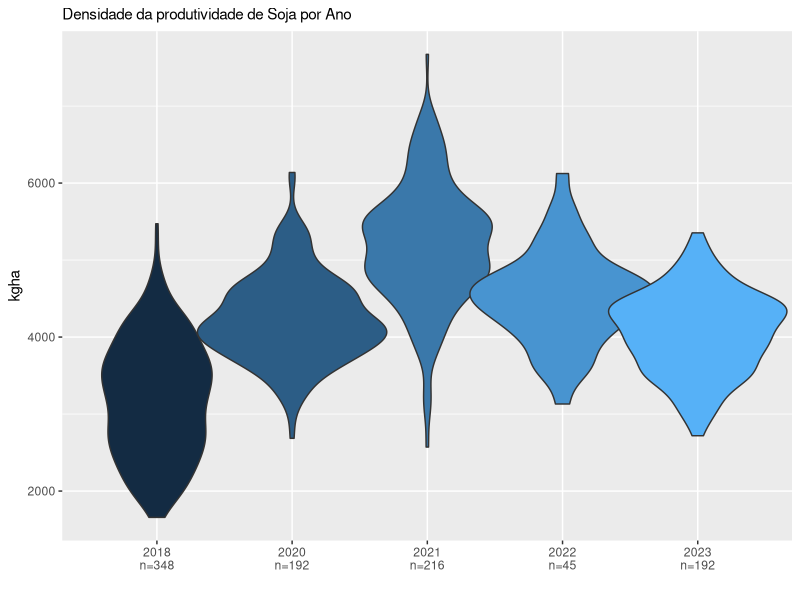
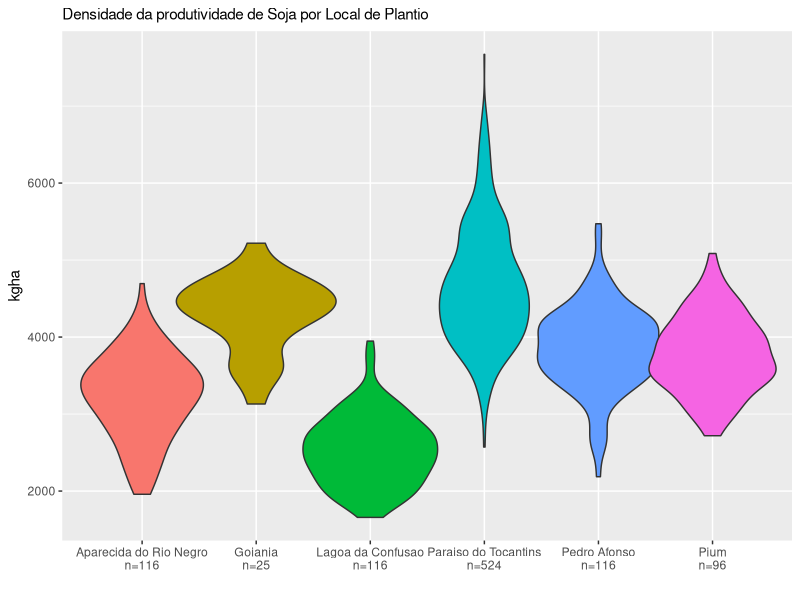
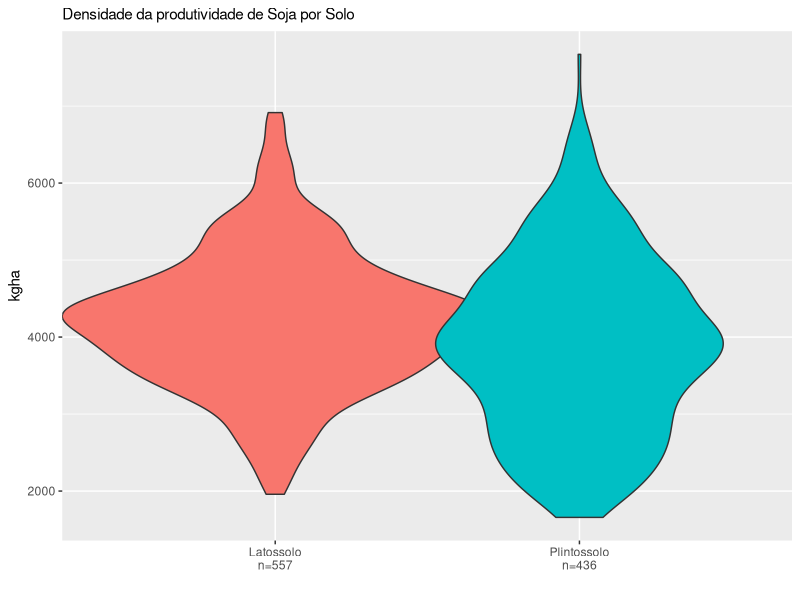
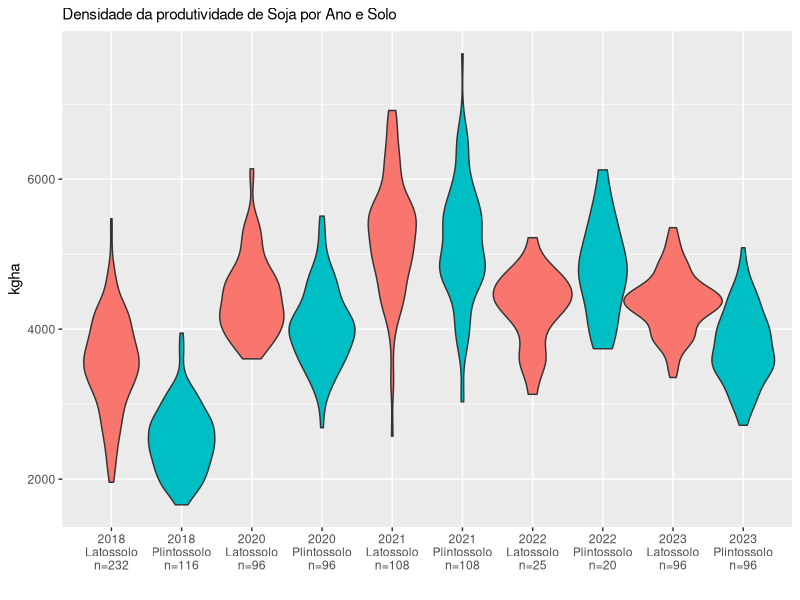
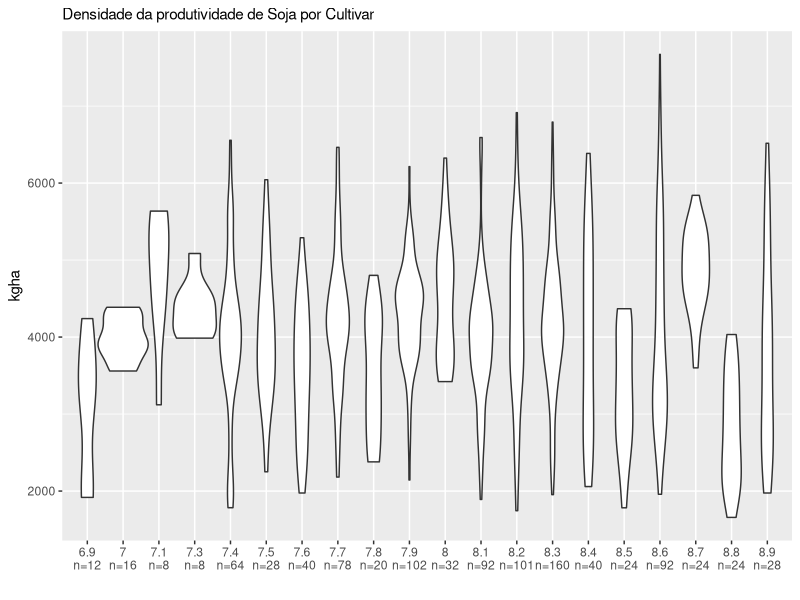
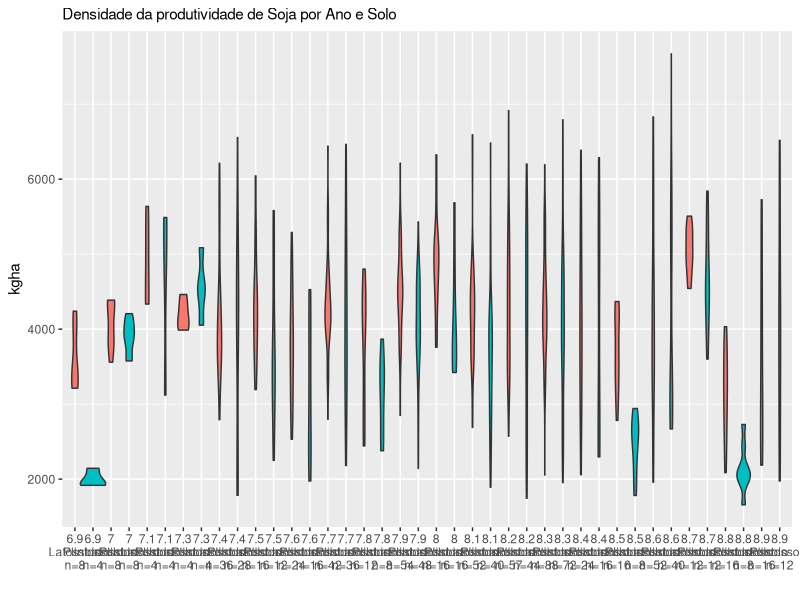
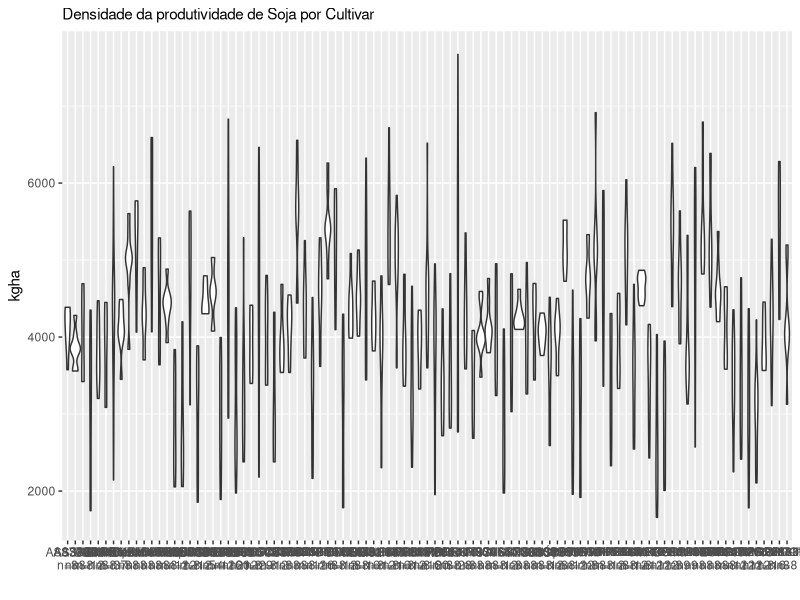
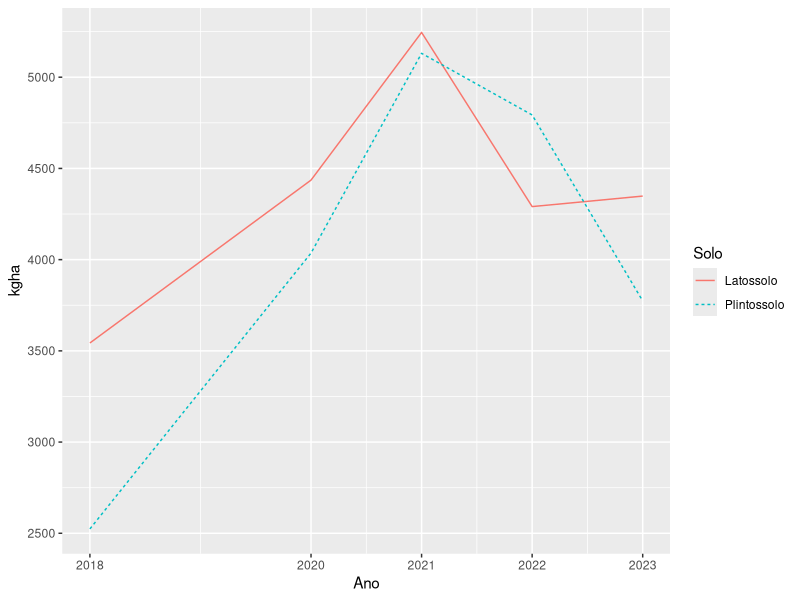

Write R code to recreate these figures, in order.


# Bibliotecas -------------------------------------------------------------

library(readxl)
library(tidyverse)

# Dados e Tratamento ------------------------------------------------------

# lendo o conjunto de dados
soja_produtiv <- read_excel("Dados/Dados - Produtividade em Latossolo e Plintossolo - 2018 a 2023.xlsx")

# renomenando as colunas trocando os espacos por _
names(soja_produtiv) <- gsub("\\s", "_", names(soja_produtiv))

dados_soja <- soja_produtiv |>
  # remove acentos dos valores das covariaveis
  mutate_at(vars(Local, Textura_do_solo), ~stringi::stri_trans_general(.,"Latin-ASCII")) |>
  # trasnforma character em fator
  mutate_if(is.character, as.factor) |>
  mutate(GM = as.factor(GM))

attach(dados_soja)

# Análise Descritiva ------------------------------------------------------

# estudando a quantidade de observações
table(Local)
table(Ano) # estudo desbalanceado no tempo
table(Solo)
min(table(Cultivar)); max(table(Cultivar))
table(Tecnologia)
table(GM)
table(Ciclo)
table(Textura_do_solo)

#### GRAFICO DE DENSIDADE POR COVARIAVEL ####

##### Densidade por ANO #####
sample_size = dados_soja %>% group_by(Ano) %>% summarize(num=n())

dados_soja %>%
  left_join(sample_size) %>%
  mutate(myaxis = paste0(Ano, "\n", "n=", num)) %>%
  ggplot(aes(x=myaxis, y=kgha, fill=Ano)) +
  geom_violin(width=1.4) +
  # scale_fill_viridis(discrete = TRUE) +
  # theme_ipsum() +
  theme(
    legend.position="none",
    plot.title = element_text(size=11)
  ) +
  ggtitle("Densidade da produtividade de Soja por Ano") +
  xlab("")

##### Densidade por LOCAL #####
sample_size = dados_soja %>% group_by(Local) %>% summarize(num=n())

dados_soja %>%
  left_join(sample_size) %>%
  mutate(myaxis = paste0(Local, "\n", "n=", num)) %>%
  ggplot(aes(x=myaxis, y=kgha, fill=Local)) +
  geom_violin(width=1.4) +
  # scale_fill_viridis(discrete = TRUE) +
  # theme_ipsum() +
  theme(
    legend.position="none",
    plot.title = element_text(size=11)
  ) +
  ggtitle("Densidade da produtividade de Soja por Local de Plantio") +
  xlab("")

##### Densidade por tipo de Solo #####
sample_size = dados_soja %>% group_by(Solo) %>% summarize(num=n())

dados_soja %>%
  left_join(sample_size) %>%
  mutate(myaxis = paste0(Solo, "\n", "n=", num)) %>%
  ggplot(aes(x=myaxis, y=kgha)) +
  geom_violin(width=1.4, aes(fill = Solo)) +
  # scale_fill_viridis(discrete = TRUE) +
  # theme_ipsum() +
  theme(
    legend.position="none",
    plot.title = element_text(size=11)
  ) +
  ggtitle("Densidade da produtividade de Soja por Solo") +
  xlab("")

##### Densidade por ANO e SOLO #####
sample_size = dados_soja %>% group_by(Ano, Solo) %>% summarize(num=n())

dados_soja %>%
  left_join(sample_size) %>%
  mutate(myaxis = paste0(Ano, "\n", Solo, "\n", "n=", num)) %>%
  ggplot(aes(x=myaxis, y=kgha)) +
  geom_violin(width=1.4, aes(fill = Solo)) +
  # scale_fill_viridis(discrete = TRUE) +
  # theme_ipsum() +
  theme(
    legend.position="none",
    plot.title = element_text(size=11)
  ) +
  ggtitle("Densidade da produtividade de Soja por Ano e Solo") +
  xlab("")

##### Densidade por Grupo de Maturidade #####
sample_size = dados_soja %>% group_by(GM) %>% summarize(num=n())

dados_soja %>%
  left_join(sample_size) %>%
  mutate(myaxis = paste0(GM, "\n", "n=", num)) %>%
  ggplot(aes(x=myaxis, y=kgha)) +
  geom_violin(width=1.4) +
  # scale_fill_viridis(discrete = TRUE) +
  # theme_ipsum() +
  theme(
    legend.position="none",
    plot.title = element_text(size=11)
  ) +
  ggtitle("Densidade da produtividade de Soja por Cultivar") +
  xlab("")

##### Densidade por GM e SOLO #####
sample_size = dados_soja %>% group_by(GM, Solo) %>% summarize(num=n())

dados_soja %>%
  left_join(sample_size) %>%
  mutate(myaxis = paste0(GM, "\n", Solo, "\n", "n=", num)) %>%
  ggplot(aes(x=myaxis, y=kgha)) +
  geom_violin(width=1.4, aes(fill = Solo)) +
  # scale_fill_viridis(discrete = TRUE) +
  # theme_ipsum() +
  theme(
    legend.position="none",
    plot.title = element_text(size=11)
  ) +
  ggtitle("Densidade da produtividade de Soja por Ano e Solo") +
  xlab("")

##### Densidade por Cultivar #####
sample_size = dados_soja %>% group_by(Cultivar) %>% summarize(num=n())

dados_soja %>%
  left_join(sample_size) %>%
  mutate(myaxis = paste0(Cultivar, "\n", "n=", num)) %>%
  ggplot(aes(x=myaxis, y=kgha)) +
  geom_violin(width=1.4) +
  # scale_fill_viridis(discrete = TRUE) +
  # theme_ipsum() +
  theme(
    legend.position="none",
    plot.title = element_text(size=11)
  ) +
  ggtitle("Densidade da produtividade de Soja por Cultivar") +
  xlab("")


### GRAFICO DE PERFIL MEDIO DA COVARIAVEL ####

##### perfil médio do Tipo de Solo ####
ggplot(data = dados_soja, mapping = aes(x = Ano, y = kgha)) +
  stat_summary(fun.y = "mean", geom = "line", aes(linetype = Solo, colour = Solo)) +
  scale_x_continuous(breaks = unique(Ano))

##### perfil médio do Grupo de Maturidade ####
ggplot(data = dados_soja, mapping = aes(x = Ano, y = kgha)) +
  stat_summary(fun.y = "mean", geom = "line", aes(linetype = GM, colour = GM)) +
  scale_x_continuous(breaks = unique(Ano))

##### perfil médio da Textura do solo ####
ggplot(data = dados_soja, mapping = aes(x = Ano, y = kgha)) +
  stat_summary(fun.y = "mean", geom = "line", aes(linetype = Textura_do_solo, colour = Textura_do_solo)) +
  scale_x_continuous(breaks = unique(dados_soja$Ano)) + ylim(range(kgha))

##### perfil médio do Local de Plantio ####
ggplot(data = dados_soja, mapping = aes(x = Ano, y = kgha)) +
  stat_summary(fun.y = "mean", geom = "line", aes(linetype = Local, colour = Local)) +
  scale_x_continuous(breaks = unique(dados_soja$Ano))

##### perfil médio do Ciclo ####
ggplot(data = dados_soja, mapping = aes(x = Ano, y = kgha)) +
  stat_summary(fun.y = "mean", geom = "line", aes(linetype = factor(Ciclo), colour = factor(Ciclo))) +
  scale_x_continuous(breaks = unique(Ano))

##### perfil médio da Tecnologia ####
ggplot(data = dados_soja, mapping = aes(x = Ano, y = kgha)) +
  stat_summary(fun.y = "mean", geom = "line", aes(linetype = Tecnologia, colour = Tecnologia)) +
  scale_x_continuous(breaks = unique(dados_soja$Ano))




# Modelagem ---------------------------------------------------------------

# Dummy coding for each categorical variable
Solo_dummy <- model.matrix(~ Solo - 1, data = dados_soja)
Ano_dummy <- model.matrix(~ factor(Ano) - 1, data = dados_soja)
GM_dummy <- model.matrix(~ GM - 1, data = dados_soja)
Textura_dummy <- model.matrix(~ Textura_do_solo - 1, data = dados_soja)

# modelo aditivo
fit <- lm(kgha ~ Solo_dummy + Ano_dummy + GM_dummy - 1,
          data = dados_soja)
summary(fit)

# modelo multiplicativo
fit2 <- lm(kgha ~ Solo_dummy*Ano_dummy*GM_dummy - 1,
          data = dados_soja)
summary(fit2)
